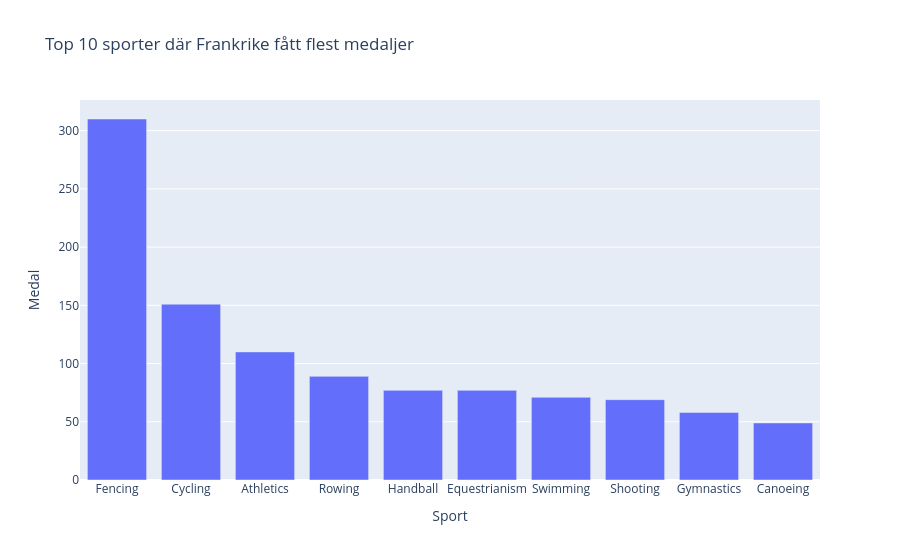

Here is the notebook cell this chart was saved with:
### Code cell
# Medaljer per sport
top_sports = (
    france_df.dropna(subset=['Medal'])
    .groupby('Sport')['Medal']
    .count()
    .sort_values(ascending=False)
    .head(10)
    .reset_index()
)

print(top_sports)

fig = px.bar(top_sports,
             x='Sport',
             y='Medal',
             title='Top 10 sporter där Frankrike fått flest medaljer')
fig.show()

### Figure 1 — Plotly figure (JSON) as saved in the notebook; plotly's stock layout.template omitted (floating-point values rounded to 4 significant figures)
{"data": [{"hovertemplate": "Sport=%{x}<br>Medal=%{y}<extra></extra>", "legendgroup": "", "marker": {"color": "#636efa", "pattern": {"shape": ""}}, "name": "", "orientation": "v", "showlegend": false, "textposition": "auto", "type": "bar", "x": ["Fencing", "Cycling", "Athletics", "Rowing", "Handball", "Equestrianism", "Swimming", "Shooting", "Gymnastics", "Canoeing"], "xaxis": "x", "y": [310, 151, 110, 89, 77, 77, 71, 69, 58, 49], "yaxis": "y"}], "layout": {"barmode": "relative", "legend": {"tracegroupgap": 0}, "title": {"text": "Top 10 sporter där Frankrike fått flest medaljer"}, "xaxis": {"anchor": "y", "domain": [0, 1], "title": {"text": "Sport"}}, "yaxis": {"anchor": "x", "domain": [0, 1], "title": {"text": "Medal"}}}}
